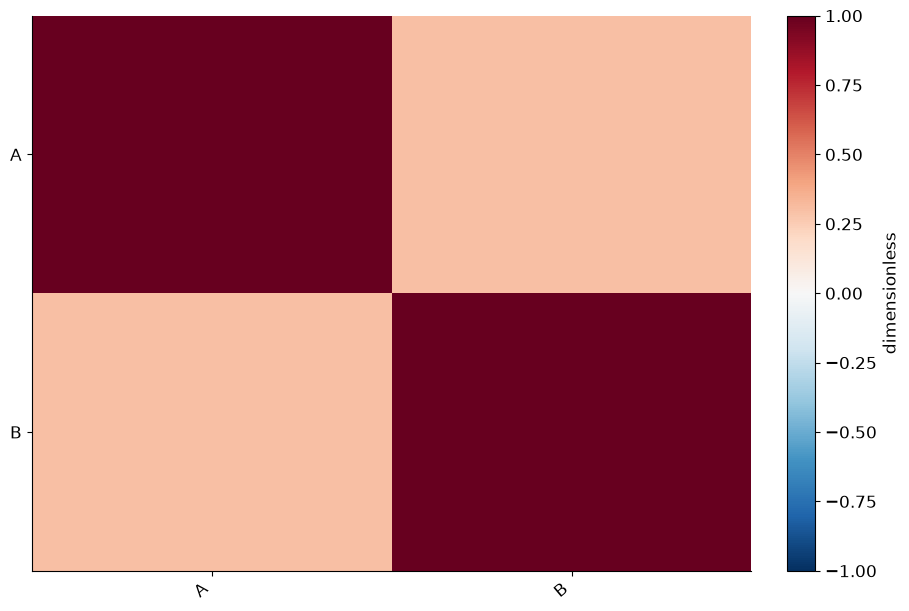

Here is the Python script that generated this plot:
# Tuyan deterministic figure renderer v1; values are immutable source data.
import json
import math
import numpy as np
import matplotlib
matplotlib.use('Agg')
import matplotlib.pyplot as plt
from matplotlib.patches import Circle
from matplotlib.colors import ListedColormap, BoundaryNorm
d = json.loads("{\"type\":\"correlation_matrix\",\"rows\":[{\"row\":\"A\",\"column\":\"A\",\"value\":1},{\"row\":\"A\",\"column\":\"B\",\"value\":0.3},{\"row\":\"B\",\"column\":\"A\",\"value\":0.3},{\"row\":\"B\",\"column\":\"B\",\"value\":1}],\"units\":{\"value\":\"dimensionless\",\"x\":\"dimensionless\",\"y\":\"dimensionless\",\"size\":\"dimensionless\",\"low\":\"dimensionless\",\"high\":\"dimensionless\",\"start\":\"dimensionless\",\"end\":\"dimensionless\",\"effect\":\"dimensionless\",\"p\":\"dimensionless\",\"mean\":\"dimensionless\",\"fpr\":\"dimensionless\",\"tpr\":\"dimensionless\",\"recall\":\"dimensionless\",\"precision\":\"dimensionless\",\"predicted\":\"dimensionless\",\"observed\":\"dimensionless\",\"count\":\"dimensionless\",\"a\":\"dimensionless\",\"b\":\"dimensionless\",\"se\":\"dimensionless\",\"u\":\"dimensionless\",\"v\":\"dimensionless\",\"time\":\"dimensionless\",\"event\":\"dimensionless\"},\"options\":{\"bandwidth\":0.5,\"bins\":5,\"nullValue\":0,\"initialValue\":0,\"levels\":[0.5,1,1.5]},\"analysis\":{\"method\":\"pca\",\"description\":\"Synthetic precomputed QA values; not a statistical analysis of research data.\",\"pKind\":\"p\"},\"variants\":[],\"pixels\":1024,\"plotStyle\":{\"width\":9,\"height\":6,\"fontSize\":12}}")
r, kind, opt = d['rows'], d['type'], d['options']
plt.rcParams.update({'font.size':d['plotStyle']['fontSize']})
fig, ax = plt.subplots(figsize=(d['plotStyle']['width'], d['plotStyle']['height']), layout='constrained')
fig.set_facecolor('white')
fig._tuyan_target_pixels = d['pixels']
colors = ['#487968','#c58b53','#647da6','#a77592','#a5a659']
labels = [str(row.get('label',i+1)) for i,row in enumerate(r)]
unit = d['units']
def col(name):
    return np.array([row[name] for row in r], dtype=float)
def grouped():
    names = list(dict.fromkeys([str(row.get('group','Data')) for row in r]))
    return names, [np.array([row['value'] for row in r if str(row.get('group','Data')) == name], dtype=float) for name in names]
def density(values):
    # User-specified positive bandwidth; no concealed automatic inference.
    bw=float(opt['bandwidth'])
    grid=np.linspace(float(min(values))-3*bw,float(max(values))+3*bw,256)
    z=(grid[:,None]-values[None,:])/bw
    return grid,np.exp(-0.5*z*z).mean(axis=1)/(bw*math.sqrt(2*math.pi))
if kind in ['bar','dotplot','lollipop','forest']:
    y=np.arange(len(r)); values=col('value')
    if kind=='bar':
        bars=ax.barh(y,values,color=colors[0]); assert np.allclose([b.get_width() for b in bars],values)
    elif kind=='lollipop':
        ax.hlines(y,0,values,color=colors[0]); ax.scatter(values,y,color=colors[0])
    elif kind=='forest':
        ax.errorbar(values,y,xerr=np.vstack([values-col('low'),col('high')-values]),fmt='o',color=colors[0],capsize=3)
        ax.axvline(float(opt['nullValue']),color='#969e96',linestyle='--')
    else: ax.scatter(values,y,color=colors[0])
    ax.set_yticks(y,labels);ax.invert_yaxis();ax.set_xlabel(unit['value'])
elif kind in ['dumbbell','gantt']:
    y=np.arange(len(r));start,end=col('start'),col('end')
    if kind=='gantt': ax.barh(y,end-start,left=start,color=colors[0])
    else:
        ax.hlines(y,start,end,color='#9da99e');ax.scatter(start,y,label=opt.get('startLabel','Start'),color=colors[0]);ax.scatter(end,y,label=opt.get('endLabel','End'),color=colors[1]);ax.legend()
    ax.set_yticks(y,labels);ax.invert_yaxis();ax.set_xlabel(unit['start'])
elif kind=='waterfall':
    values=col('value');start=float(opt['initialValue'])+np.r_[0,np.cumsum(values)[:-1]]
    ax.bar(np.arange(len(r)),values,bottom=start,color=[colors[0] if v>=0 else colors[1] for v in values]);ax.set_xticks(np.arange(len(r)),labels,rotation=30);ax.set_ylabel(unit['value']);ax.axhline(0,color='#adb3a9')
elif kind=='histogram':
    values=col('value');counts,edges=np.histogram(values,bins=opt['bins'])
    assert int(counts.sum())==len(values)
    artists=ax.bar(edges[:-1],counts,width=np.diff(edges),align='edge',color=colors[0],edgecolor='white')
    assert np.allclose([p.get_height() for p in artists],counts)
    ax.set_xlabel(unit['value']);ax.set_ylabel('Count')
elif kind=='stripplot':
    names,groups=grouped()
    for i,values in enumerate(groups):ax.scatter(np.full(len(values),i),values,color=colors[i%len(colors)],s=22,alpha=.7)
    ax.set_xticks(np.arange(len(names)),names);ax.set_ylabel(unit['value'])
elif kind in ['boxplot','violin','raincloud','density','ridgeline']:
    names,groups=grouped()
    if kind=='boxplot': ax.boxplot(groups,whis=1.5,showfliers=True);ax.set_xticks(np.arange(len(names))+1,names);ax.set_ylabel(unit['value'])
    elif kind=='violin':
        # bw_method is explicit to avoid a hidden bandwidth choice.
        ax.violinplot(groups,showmeans=False,showmedians=True,bw_method=float(opt['bandwidth']));ax.set_xticks(np.arange(len(names))+1,names);ax.set_ylabel(unit['value'])
    else:
        for i,values in enumerate(groups):
            grid,pdf=density(values); color=colors[i%len(colors)]
            if kind=='density': ax.plot(grid,pdf,color=color,label=names[i])
            else:
                base=float(i);scale=0.65/max(pdf) if max(pdf)>0 else 1
                ax.fill_between(grid,base,base+pdf*scale,color=color,alpha=0.45)
                if kind=='raincloud':
                    ax.scatter(values,np.full(len(values),base-0.15),color=color,s=15)
                    ax.boxplot([values],positions=[base-0.35],vert=False,widths=.15,whis=1.5,manage_ticks=False)
        ax.set_xlabel(unit['value'])
        if kind=='density':ax.set_ylabel('Density');ax.legend()
        else:ax.set_yticks(np.arange(len(names)),names)
elif kind=='ecdf':
    values=np.sort(col('value')); p=np.arange(1,len(values)+1)/len(values)
    line=ax.step(values,p,where='post',color=colors[0])[0];assert np.allclose(line.get_ydata(),p)
    ax.set_xlabel(unit['value']);ax.set_ylabel('Cumulative proportion');ax.set_ylim(0,1)
elif kind in ['line','area','scatter','bubble','ordination','ma_plot','volcano','roc','pr_curve','calibration','bland_altman','funnel_meta']:
    xname,yname='x','y'
    if kind=='ma_plot':xname,yname='mean','effect'
    if kind=='roc':xname,yname='fpr','tpr'
    if kind=='pr_curve':xname,yname='recall','precision'
    if kind=='calibration':xname,yname='predicted','observed'
    if kind=='funnel_meta':xname,yname='effect','se'
    if kind=='volcano':x=col('effect');y=-np.log10(col('p'));xlabel='Effect ('+unit['effect']+')';ylabel='-log10('+d['analysis']['pKind']+')'
    elif kind=='bland_altman':
        a,b=col('a'),col('b');x=(a+b)/2;y=a-b;bias=np.mean(y);sd=np.std(y,ddof=1)
        for line,label in [(bias,'Mean difference'),(bias-1.96*sd,'Lower agreement limit'),(bias+1.96*sd,'Upper agreement limit')]:ax.axhline(line,color='#9a9f96',linestyle='--',label=label)
        ax.legend(fontsize=8);xlabel='Mean ('+unit['a']+')';ylabel='A - B ('+unit['a']+')'
    else:x,y=col(xname),col(yname);xlabel=xname+' ('+unit[xname]+')';ylabel=yname+' ('+unit[yname]+')'
    if kind in ['line','area','roc','pr_curve','calibration']:
        order=np.lexsort((y,x)) if kind=='roc' else np.argsort(x,kind='stable');x,y=x[order],y[order]
        artist=ax.plot(x,y,color=colors[0],marker='o',markersize=3)[0];assert np.allclose(artist.get_ydata(),y)
        if kind=='area':ax.fill_between(x,0,y,color=colors[0],alpha=.25)
    else:
        artist=ax.scatter(x,y,s=col('size')*float(opt.get('areaScale',20)) if kind=='bubble' else 26,color=colors[0]);assert np.allclose(artist.get_offsets(),np.column_stack([x,y]))
    ax.set_xlabel(xlabel);ax.set_ylabel(ylabel)
    if kind=='bubble':
        handles,legend_labels=artist.legend_elements(prop='sizes',num=3,func=lambda size:size/float(opt.get('areaScale',20)))
        ax.legend(handles,legend_labels,title='Area ('+unit['size']+')',fontsize=8)
    if kind in ['roc','calibration']:ax.plot([0,1],[0,1],linestyle='--',color='#adb3a9');ax.set_xlim(0,1);ax.set_ylim(0,1)
    if kind=='pr_curve':ax.set_xlim(0,1);ax.set_ylim(0,1)
    if kind=='funnel_meta':ax.invert_yaxis()
    if kind=='ordination':ax.text(.01,1.02,d['analysis']['method'].upper(),transform=ax.transAxes,fontsize=10)
elif kind in ['heatmap','adjacency_matrix','correlation_matrix','confusion_matrix','bubble_matrix','binary_matrix']:
    names_y=list(dict.fromkeys([str(row['row']) for row in r]));names_x=list(dict.fromkeys([str(row['column']) for row in r]))
    matrix=np.full((len(names_y),len(names_x)),np.nan)
    for row in r:matrix[names_y.index(str(row['row'])),names_x.index(str(row['column']))]=row['value']
    if kind=='bubble_matrix':
        for row in r:ax.scatter(names_x.index(str(row['column'])),names_y.index(str(row['row'])),s=row['value']*float(opt.get('areaScale',25)),color=colors[0])
        ax.invert_yaxis()
    elif kind=='binary_matrix':
        cmap=ListedColormap(['#f1f3ed','#487968']);cmap.set_bad('#b7b9b2')
        img=ax.pcolormesh(np.arange(len(names_x)+1)-.5,np.arange(len(names_y)+1)-.5,matrix,cmap=cmap,norm=BoundaryNorm([-.5,.5,1.5],2),shading='flat');ax.invert_yaxis();fig.colorbar(img,ax=ax,ticks=[0,1],label='0 absent / 1 present; grey missing')
        assert np.allclose(img.get_array(),matrix,equal_nan=True)
    else:
        img=ax.pcolormesh(np.arange(len(names_x)+1)-.5,np.arange(len(names_y)+1)-.5,matrix,cmap='RdBu_r' if kind=='correlation_matrix' else 'viridis',vmin=-1 if kind=='correlation_matrix' else None,vmax=1 if kind=='correlation_matrix' else None,shading='flat');ax.invert_yaxis();fig.colorbar(img,ax=ax,label=unit['value'])
        assert np.allclose(img.get_array(),matrix,equal_nan=True)
    ax.set_xticks(np.arange(len(names_x)),names_x,rotation=40,ha='right');ax.set_yticks(np.arange(len(names_y)),names_y)
    if kind=='confusion_matrix':ax.set_xlabel('Predicted class');ax.set_ylabel('True class')
elif kind=='pie':
    values=col('value');wedges,_=ax.pie(values,labels=labels,colors=colors,normalize=True)
    assert np.allclose([(w.theta2-w.theta1)/360 for w in wedges],values/sum(values),atol=1e-6)
elif kind=='rose':
    fig.delaxes(ax);ax=fig.add_subplot(111,projection='polar');values=col('value');theta=np.arange(len(r))*2*np.pi/len(r)
    ax.bar(theta,np.sqrt(values),width=2*np.pi/len(r),color=colors[0],edgecolor='white');ax.set_xticks(theta,labels);ax.set_ylabel('Radius = sqrt(value)')
elif kind in ['gene_track','protein_domain']:
    start,end=col('start'),col('end');ax.barh(np.arange(len(r)),end-start,left=start,color=colors[0]);ax.set_yticks(np.arange(len(r)),labels);ax.set_xlabel(unit['start']);ax.invert_yaxis()
elif kind=='vector_field':
    artist=ax.quiver(col('x'),col('y'),col('u'),col('v'),angles='xy',scale_units='xy',scale=1,color=colors[0]);ax.set_xlabel(unit['x']);ax.set_ylabel(unit['y']);ax.set_aspect('equal')
elif kind=='contour':
    xs=np.unique(col('x'));ys=np.unique(col('y'));z=np.full((len(ys),len(xs)),np.nan)
    for row in r:z[list(ys).index(row['y']),list(xs).index(row['x'])]=row['value']
    cs=ax.contour(xs,ys,z,levels=opt['levels'])
    for label in ax.clabel(cs,inline=False,fontsize=8):label.set_bbox({'facecolor':'white','edgecolor':'none','pad':1})
    ax.set_xlabel(unit['x']);ax.set_ylabel(unit['y'])
elif kind=='kaplan_meier':
    names=list(dict.fromkeys([str(row.get('group','Data')) for row in r]))
    for i,name in enumerate(names):
        data=[row for row in r if str(row.get('group','Data'))==name];times=sorted(set(row['time'] for row in data));xs=[0.];ys=[1.];s=1.
        for t in times:
            risk=sum(row['time']>=t for row in data);events=sum(row['time']==t and row['event']==1 for row in data)
            s=s*(1-events/risk);xs.append(t);ys.append(s)
            cens=sum(row['time']==t and row['event']==0 for row in data)
            if cens:ax.plot(t,s,marker='+',color=colors[i%len(colors)])
        ax.step(xs,ys,where='post',label=name,color=colors[i%len(colors)])
    ax.set_ylim(0,1.03);ax.set_ylabel('Survival probability (no CI estimated)');ax.set_xlabel(unit['time']);ax.legend()
elif kind in ['venn','upset']:
    names=[row['set'] for row in r];sets=[set(row['members']) for row in r];members=set().union(*sets);counts={}
    for item in members:
        mask=tuple(item in s for s in sets);counts[mask]=counts.get(mask,0)+1
    if kind=='venn':
        for x,color,name in [(0.4,colors[0],names[0]),(.65,colors[1],names[1])]:ax.add_patch(Circle((x,.5),.23,facecolor=color,alpha=.25));ax.text(x,.78,name,ha='center')
        for x,key in [(.29,(True,False)),(.525,(True,True)),(.76,(False,True))]:ax.text(x,.5,str(counts.get(key,0)),ha='center')
        ax.set_xlim(0,1.05);ax.set_ylim(0,1);ax.set_aspect('equal');ax.axis('off');ax.text(.5,.1,'Areas are schematic; labels show exact counts',ha='center',fontsize=8)
    else:
        masks=sorted(counts,key=lambda m:(-counts[m],m));ax.bar(np.arange(len(masks)),[counts[m] for m in masks],color=colors[0]);ax.set_xticks(np.arange(len(masks)),[' & '.join(names[i] for i,v in enumerate(m) if v) for m in masks],rotation=35,ha='right');ax.set_ylabel('Exclusive intersection size')
        # Membership matrix below bars is necessary to distinguish UpSet from a bar chart.
        matrix_ax=ax.inset_axes([0,-.48,1,.27]);matrix_ax.set_xlim(-.5,len(masks)-.5)
        for j,m in enumerate(masks):
            ys=[i for i,v in enumerate(m) if v];matrix_ax.plot([j]*len(ys),ys,color=colors[0]);matrix_ax.scatter([j]*len(names),np.arange(len(names)),color=[colors[0] if v else '#dde1d8' for v in m])
        matrix_ax.set_yticks(np.arange(len(names)),names);matrix_ax.set_xticks([]);matrix_ax.invert_yaxis()

checks={}
computed={}
def audit(name,actual,expected,atol=1e-8):
    a=np.asarray(actual,dtype=float);e=np.asarray(expected,dtype=float)
    assert a.shape==e.shape and np.allclose(a,e,rtol=1e-7,atol=atol,equal_nan=True), 'Numeric artist mismatch: '+name
    mask=np.isfinite(a)&np.isfinite(e)
    error=float(np.max(np.abs(a[mask]-e[mask]))) if np.any(mask) else 0.
    checks[name]={'count':int(a.size),'absoluteError':error,'passed':True}
if kind=='bar':audit('bar_widths',[p.get_width() for p in ax.patches],col('value'))
elif kind in ['dotplot','lollipop']:audit('point_values',ax.collections[-1].get_offsets()[:,0],col('value'))
elif kind=='forest':
    audit('point_estimates',ax.lines[0].get_xdata(),col('value'))
    audit('intervals',np.array(ax.collections[0].get_segments())[:,:,0],np.column_stack([col('low'),col('high')]))
elif kind=='dumbbell':
    audit('start_points',ax.collections[1].get_offsets()[:,0],col('start'));audit('end_points',ax.collections[2].get_offsets()[:,0],col('end'))
elif kind=='gantt':
    audit('interval_start',[p.get_x() for p in ax.patches],col('start'));audit('interval_width',[p.get_width() for p in ax.patches],col('end')-col('start'))
elif kind=='waterfall':
    audit('increments',[p.get_height() for p in ax.patches],col('value'));audit('cumulative_baselines',[p.get_y() for p in ax.patches],float(opt['initialValue'])+np.r_[0,np.cumsum(col('value'))[:-1]])
    computed['cumulativeValues']=(float(opt['initialValue'])+np.cumsum(col('value'))).tolist()
elif kind=='histogram':
    audit('bin_heights',[p.get_height() for p in ax.patches],counts);audit('total_count',[sum(p.get_height() for p in ax.patches)],[len(r)]);computed['binEdges']=edges.tolist();computed['binCounts']=counts.tolist()
elif kind=='stripplot':
    for i,values in enumerate(groups):audit('observations_'+str(i),ax.collections[i].get_offsets()[:,1],values)
elif kind=='boxplot':
    for i,values in enumerate(groups):audit('median_'+str(i),ax.lines[i*7+5].get_ydata(),[np.median(values)]*2)
elif kind=='violin':
    medians=ax.collections[-1].get_segments();audit('medians',[x[0,1] for x in medians],[np.median(v) for v in groups])
elif kind in ['density','ridgeline','raincloud']:
    computed['bandwidth']=float(opt['bandwidth']);computed['groupSizes']=[len(v) for v in groups]
    for i,values in enumerate(groups):
        grid,pdf=density(values)
        if kind=='density':audit('density_'+str(i),ax.lines[i].get_ydata(),pdf)
        else:
            top=np.column_stack([grid,i+pdf*(.65/max(pdf))]);bottom=np.column_stack([grid,np.full(len(grid),i)])
            expected=np.vstack([top[0],bottom,top[-1],top[::-1],top[0]])
            audit('density_polygon_'+str(i),ax.collections[i*(2 if kind=='raincloud' else 1)].get_paths()[0].vertices,expected)
        if kind=='raincloud':audit('observations_'+str(i),ax.collections[i*2+1].get_offsets()[:,0],values)
elif kind=='ecdf':
    audit('ecdf_sorted_values',ax.lines[0].get_xdata(),np.sort(col('value')));audit('ecdf_probability',ax.lines[0].get_ydata(),np.arange(1,len(r)+1)/len(r))
elif kind in ['line','area','roc','pr_curve','calibration']:audit('plotted_xy',np.column_stack([artist.get_xdata(),artist.get_ydata()]),np.column_stack([x,y]))
elif kind in ['scatter','bubble','ordination','ma_plot','volcano','bland_altman','funnel_meta']:
    audit('point_coordinates',artist.get_offsets(),np.column_stack([x,y]))
    if kind=='bubble':audit('marker_area',artist.get_sizes(),col('size')*float(opt.get('areaScale',20)))
    if kind=='volcano':computed['negativeLog10P']=y.tolist()
    if kind=='bland_altman':
        audit('agreement_limits',[ln.get_ydata()[0] for ln in ax.lines[:3]],[bias,bias-1.96*sd,bias+1.96*sd]);computed.update({'meanDifference':float(bias),'sampleSdDifference':float(sd),'limits':[float(bias-1.96*sd),float(bias+1.96*sd)]})
elif kind in ['heatmap','adjacency_matrix','correlation_matrix','confusion_matrix','binary_matrix']:audit('matrix_cells',img.get_array(),matrix);computed['missingCells']=int(np.isnan(matrix).sum())
elif kind=='bubble_matrix':audit('marker_areas',[c.get_sizes()[0] for c in ax.collections],col('value')*float(opt.get('areaScale',25)))
elif kind=='pie':audit('angular_proportions',[(w.theta2-w.theta1)/360 for w in wedges],col('value')/sum(col('value')),1e-6)
elif kind=='rose':audit('area_proportions',[p.get_height()**2 for p in ax.patches],col('value'))
elif kind=='vector_field':audit('vectors',np.column_stack([artist.U,artist.V]),np.column_stack([col('u'),col('v')]))
elif kind=='contour':
    audit('contour_levels',cs.levels,opt['levels'])
    for level,path in zip(cs.levels,cs.get_paths()):
        points=path.vertices
        if len(points)==0:continue
        assert np.all(points[:,0]>=xs[0]) and np.all(points[:,0]<=xs[-1]) and np.all(points[:,1]>=ys[0]) and np.all(points[:,1]<=ys[-1]), 'Contour outside data grid'
        ix=np.clip(np.searchsorted(xs,points[:,0],side='right')-1,0,len(xs)-2);iy=np.clip(np.searchsorted(ys,points[:,1],side='right')-1,0,len(ys)-2)
        tx=(points[:,0]-xs[ix])/(xs[ix+1]-xs[ix]);ty=(points[:,1]-ys[iy])/(ys[iy+1]-ys[iy])
        interpolated=(1-tx)*(1-ty)*z[iy,ix]+tx*(1-ty)*z[iy,ix+1]+(1-tx)*ty*z[iy+1,ix]+tx*ty*z[iy+1,ix+1]
        audit('contour_vertices_'+str(float(level)),interpolated,np.full(len(points),level))
    computed['gridShape']=list(z.shape)
elif kind=='kaplan_meier':
    survival_lines=[ln for ln in ax.lines if ln.get_drawstyle()=='steps-post']
    for i,name in enumerate(names):
        data=[row for row in r if str(row.get('group','Data'))==name];prob=1.;expected=[1.]
        for t in sorted(set(row['time'] for row in data)):
            prob*=1-sum(row['time']==t and row['event']==1 for row in data)/sum(row['time']>=t for row in data);expected.append(prob)
        audit('survival_'+str(i),survival_lines[i].get_ydata(),expected)
        computed[name]={'survival':expected}
elif kind=='venn':audit('intersection_labels',[float(t.get_text()) for t in ax.texts[2:5]],[counts.get((True,False),0),counts.get((True,True),0),counts.get((False,True),0)])
elif kind=='upset':audit('exclusive_intersections',[p.get_height() for p in ax.patches],[counts[m] for m in masks]);audit('union_size',[sum(p.get_height() for p in ax.patches)],[len(members)])
assert checks, 'Missing numeric audit for '+kind
fig._tuyan_validation={'typeId':kind,'checks':checks,'computations':computed,'analysis':d['analysis'],'suppliedFields':list(r[0]),'dataSourcePolicy':'User supplied values; artist checks do not establish source authenticity or study validity.'}

for collection in fig.findobj(matplotlib.collections.Collection):collection.set_rasterized(False)
for spine in ['top','right']:
    if spine in ax.spines: ax.spines[spine].set_visible(False)
